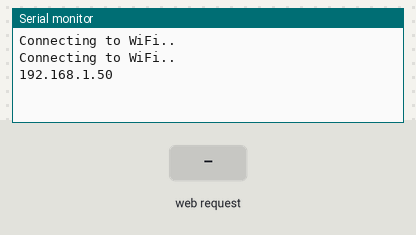
This sketch was run on a simulated ESP8266 (NodeMCU). Shown: the last lines printed to the serial monitor. Inputs (shaded band) come from the test bench. WiFi joins after 1.5 s; servers stay silent unless stated.

Above: at 3.2 s.
3.3 s: HTTP request GET /2 received
At 3.8 s:
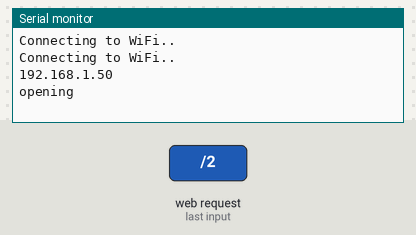
At 8.8 s:
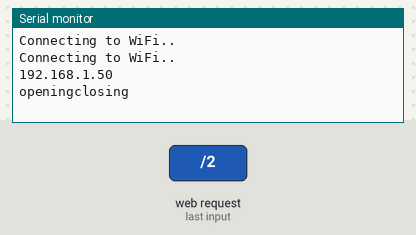

Measured:
- after the input at 3.3 s, the serial monitor: prints a new line at once (image 1)

The sketch:

esp8266.ino
```cpp
#include <ESP8266WiFi.h>
#include <ESPAsyncTCP.h>
#include <ESPAsyncWebServer.h>

const char* ssid = "";
const char* password = "";

const char* http_username = "admin";
const char* http_password = "admin";

bool opening = false;
const int output = 2;

// Create AsyncWebServer object on port 80
AsyncWebServer server(80);


const char index_html[] PROGMEM = R"rawliteral(
<!DOCTYPE HTML><html>
<head>
  <title>Closed...</title>
  <meta name="viewport" content="width=device-width, initial-scale=1">
  <style>
    html {font-family: Arial; display: inline-block; text-align: center;}
    h2 {font-size: 2.6rem;}
    body {max-width: 600px; margin:0px auto; padding-bottom: 10px;}

  </style>

</head>
<body>
  <h2>Safe Opener Web Server</h2>
  <button onclick="logoutButton()">Logout</button>
  <p>STATE: <span>CLOSED</span></p>
  <button onclick="test()" style="background-color: #195B6A; border: none; color: white; padding: 16px 40px;"> OPEN HERE </button>


<script>

function logoutButton() {
  var xhr = new XMLHttpRequest();
  xhr.open("GET", "/logout", true);
  xhr.send();
  setTimeout(function(){ window.open("/logged-out","_self"); }, 1000);
}


function test() {
  console.log("hew");
  var xhr = new XMLHttpRequest();
  xhr.open("GET", "/2", true);
  xhr.send();
  setTimeout(function(){ window.open("/2","_self"); }, 1000);

}
</script>
</body>
</html>
)rawliteral";

const char index2_html[] PROGMEM = R"rawliteral(
<!DOCTYPE HTML><html>
<head>
  <title>Opening...</title>
  <meta name="viewport" content="width=device-width, initial-scale=1">

</head>
<body>
  <h2>We are opening the safe...</h2>
  <!--<button onclick="logoutButton()">Logout</button>-->
  <p>STATE:<span>OPEN</span></p>
<script>
function logoutButton() {
  var xhr = new XMLHttpRequest();
  xhr.open("GET", "/logout", true);
  xhr.send();
  setTimeout(function(){ window.open("/logged-out","_self"); }, 1000);
}


function opa(){
  var xhr = new XMLHttpRequest();
  xhr.open("GET", "/", true);
  xhr.send();
  setTimeout(function(){ window.open("/","_self"); }, 1000);
}

setTimeout(opa, 7000);


</script>
</body>
</html>
)rawliteral";


const char logout_html[] PROGMEM = R"rawliteral(
<!DOCTYPE HTML><html>
</head>
  <meta name="viewport" content="width=device-width, initial-scale=1">
<body>
  <p>Logged out or <a href="/">return to homepage</a>.</p>
</body>
</html>
)rawliteral";


void setup(){
  Serial.begin(9600);


  // Connect to Wi-Fi
  WiFi.begin(ssid, password);

  while (WiFi.status() != WL_CONNECTED) {
    delay(1000);
    Serial.println("Connecting to WiFi..");
  }


  Serial.println(WiFi.localIP());


  server.on("/", HTTP_GET, [](AsyncWebServerRequest *request){
    if(!request->authenticate(http_username, http_password))
      return request->requestAuthentication();

    opening = false;

    request->send_P(200, "text/html", index_html, nullptr);
  });

  server.on("/2", HTTP_GET, [](AsyncWebServerRequest *request){
    if(!request->authenticate(http_username, http_password))
      return request->requestAuthentication();

    opening = true;

    request->send_P(200, "text/html", index2_html, nullptr);
  });

  server.on("/logout", HTTP_GET, [](AsyncWebServerRequest *request){
    request->send(401);
  });

  server.on("/logged-out", HTTP_GET, [](AsyncWebServerRequest *request){
    request->send_P(200, "text/html", logout_html, nullptr);
  });

  server.begin();
}

void loop() {
  if(opening) {
    Serial.write("opening");
    delay(5000);
    opening = false;
    Serial.write("closing");
  }
}
```
